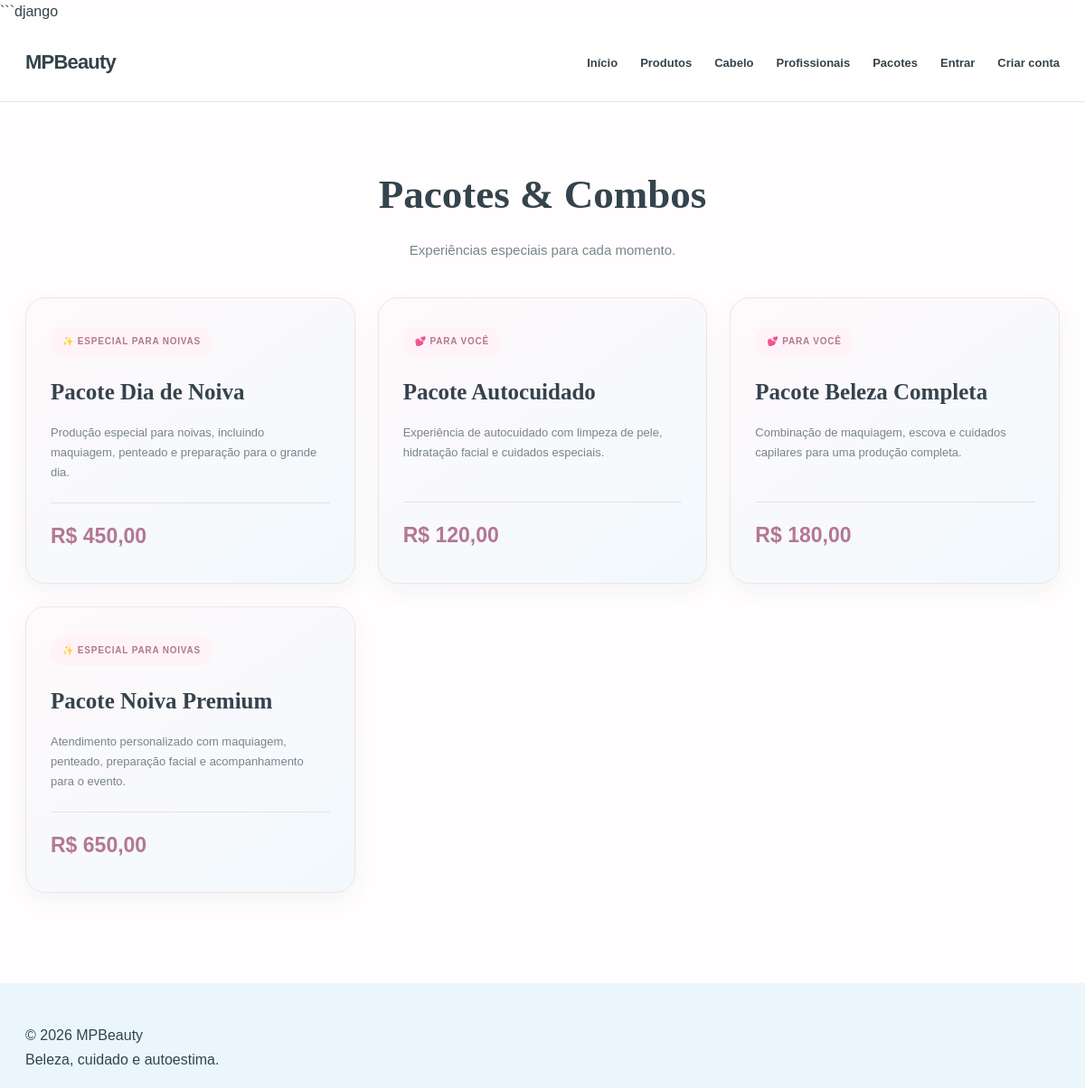
/pacotes/, run on the app's committed database.
### beauty/models.py (models this page shows, shortened)
class Package(models.Model):
    PACKAGE_TYPES = [
        ('client', 'Cliente'),
        ('bride', 'Noiva'),
    ]
    name = models.CharField(max_length=100)
    description = models.TextField()
    package_type = models.CharField(
        max_length=10,
        choices=PACKAGE_TYPES
    )
    price = models.DecimalField(
        max_digits=8,
        decimal_places=2
    )
    active = models.BooleanField(default=True)

### beauty/views.py (the view)
# urls.py: path("pacotes/", views.pacotes, name="pacotes"),
def pacotes(request):
    lista = Package.objects.filter(active=True)
    return render(request, "beauty/pacotes.html", {
        "pacotes": lista,
    })

### beauty/templates/beauty/pacotes.html (shortened to what this page needs)
{% extends 'beauty/base.html' %}
{% block content %}
<section class="secao">
    <h1>Pacotes & Combos</h1>
    <p>
        Experiências especiais para cada momento.
    </p>
    <div class="cartoes">
        {% for pacote in pacotes %}
            <article class="cartao">
                {% if pacote.package_type == 'bride' %}
                    <span>
                        ✨ ESPECIAL PARA NOIVAS
                    </span>
                {% else %}
                    <span>
                        💕 PARA VOCÊ
                    </span>
                {% endif %}
                <h2>{{ pacote.name }}</h2>
                <p>{{ pacote.description }}</p>
                <strong>
                    R$ {{ pacote.price }}
                </strong>
            </article>
        {% empty %}
            <p>Nenhum pacote cadastrado no momento.</p>
        {% endfor %}
    </div>
</section>
{% endblock %}

### beauty/static/beauty/css/style.css (style rules this page uses)
:root { --blue: #c9eafa; --blue-deep: #8fcce8; --blue-soft: #edf8fd; --pink: #f5d3e1; --pink-deep: #d98eae; --pink-soft: #fff3f7; --ink: #34434c; --muted: #78858c; --white: #ffffff; --line: #e9e7e8; --shadow: 0 16px 45px rgba(68, 91, 105, .09); --radius: 20px; }
* { box-sizing: border-box; margin: 0; padding: 0; }
html { scroll-behavior: smooth; }
body { font-family: "DM Sans", Arial, sans-serif; color: var(--ink); background: #fffdfd; line-height: 1.65; }
.secao { max-width: 1200px; margin: 0 auto; padding: 65px 28px; }
.secao > h1 { font-family: "Playfair Display", Georgia, serif; font-size: clamp(32px, 4vw, 45px); color: var(--ink); text-align: center; margin-bottom: 12px; }
.secao > p { color: var(--muted); text-align: center; margin-bottom: 40px; font-size: 15px; }
.cartoes { display: grid; grid-template-columns: repeat(3, minmax(0, 1fr)); gap: 25px; }
.cartao { padding: 32px 27px; border: 1px solid #f1e3e9; border-radius: 22px; background: linear-gradient( 145deg, #fff9fb, #f1f9fd ); box-shadow: 0 8px 25px rgba(68, 91, 105, .06); transition: transform .3s, box-shadow .3s; }
.cartao span { display: inline-block; padding: 8px 13px; margin-bottom: 18px; border-radius: 25px; background: var(--pink-soft); color: #b47793; font-size: 10px; font-weight: 700; letter-spacing: .8px; }
.cartao h2 { margin-bottom: 14px; font-family: "Playfair Display", Georgia, serif; font-size: 25px; color: var(--ink); }
.cartao p { min-height: 65px; color: var(--muted); font-size: 13px; line-height: 1.7; }
.cartao strong { display: block; margin-top: 22px; padding-top: 18px; border-top: 1px solid #eadfe4; color: #b47793; font-size: 23px; }

### data on the page
Package: package_type "✨ ESPECIAL PARA NOIVAS", name "Pacote Dia de Noiva", description "Produção especial para noivas, incluindo maquiagem, penteado e preparação para o grande dia.", price "450,00"
Package: package_type "💕 PARA VOCÊ", name "Pacote Autocuidado", description "Experiência de autocuidado com limpeza de pele, hidratação facial e cuidados especiais.", price "120,00"
Package: package_type "💕 PARA VOCÊ", name "Pacote Beleza Completa", description "Combinação de maquiagem, escova e cuidados capilares para uma produção completa.", price "180,00"
Package: package_type "✨ ESPECIAL PARA NOIVAS", name "Pacote Noiva Premium", description "Atendimento personalizado com maquiagem, penteado, preparação facial e acompanhamento para o evento.", price "650,00"
